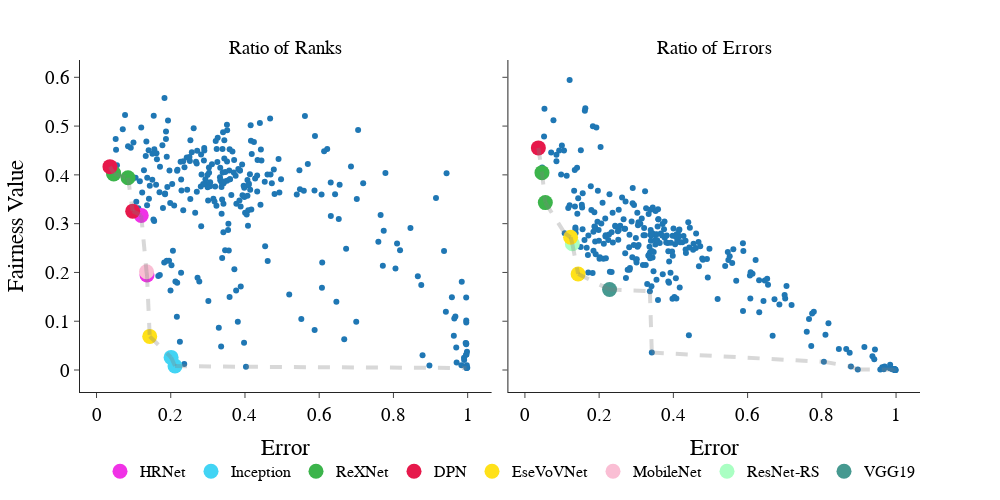

Here is the notebook cell this chart was saved with:
### Code cell
df = merge(err_df, rank_ratio_df)
df = df.rename(columns={'Accuracy':'Error'})
df = merge(df, error_ratio_df)
df = df[df['epoch'] == 99]
df.drop('epoch', axis=1, inplace=True)

df = df.dropna()
df = df[df['Error']<1-1/(7636*2)]
df.loc[:,'model'] = df['index'].apply(lambda x: get_name_details(x)[1].split('_')[0])
df.drop('index', axis=1, inplace=True)
df = df.sort_values(by=['model'])
df = df.rename(columns={'Disparity':'Ratio of Ranks'})
df = df.rename(columns={'Metric':'Ratio of Errors'})
df_non_melt = df
df = df.melt(['model','Error'])


fig = px.scatter(df, x='Error', 
                 y='value', 
                 facet_col='variable',
                 template="simple_white",
                 width=1000, height= 500
            )

fig.update_layout(
    yaxis_title="Fairness Value",
#     yaxis_range=[0,.7],
#     xaxis_range=[0,.31],
    font=dict(
        family="Times New Roman",
        size=19,
        color="Black"
    )
)
# Get Pareto Fronts
p_ratio_ranks = np.array(preparePareto(df_non_melt[['Error','Ratio of Ranks']], False, False).dropna())
pareto_df_ranks = pd.merge(df, pd.DataFrame(p_ratio_ranks), 
                           right_on=[0,1], left_on=["Error","value"])
p_ratio_errors = np.array(preparePareto(df_non_melt[['Error','Ratio of Errors']], False, False).dropna())
pareto_df_error = pd.merge(df, pd.DataFrame(p_ratio_errors), 
                           right_on=[0,1], left_on=["Error","value"])

# # get a list of the models from both sides with error below 0.3
# p_models = list(set(list(set(pareto_df_error[pareto_df_error['Error']<0.3]['model'])) + \
# list(set(pareto_df_ranks[pareto_df_ranks['Error']<0.3]['model']))))
# n_colors = len(p_models)+2
# # turn those models into colors
# colors = px.colors.sample_colorscale("turbo", [n/(n_colors -1) for n in range(n_colors)])
# colors = {x:colors[i] for i, x in enumerate(p_models)}

# plot PFront for Ranks
for x, y in zip(p_ratio_ranks[:-1], p_ratio_ranks[1:]):
    fig.add_shape(type='line',
                x0=x[0],y0=x[1],x1=y[0],y1=y[1],
                line=dict(color='gray',width=4),line_dash='dash',
                xref='x',yref='y', col=1,row=1)
for model in set(pareto_df_ranks['model']):
    if max(pareto_df_ranks[pareto_df_ranks['model'] == model]['Error']) > 0.3:
        continue
    i = [x.lower()[:3] for x in plotted_models].index(model.lower()[:3])
    name = plotted_models[i]
    color = colors[i]
    fig.add_trace(go.Scatter(
        x=pareto_df_ranks[pareto_df_ranks['model'] == model]['Error'],
        y=pareto_df_ranks[pareto_df_ranks['model'] == model]['value'],
        mode='markers',
        name = name,
        marker_color = color,
        marker = dict(size=15),
    ), col=1,row=1)

# plot PFront for Error
for x, y in zip(p_ratio_errors[:-1], p_ratio_errors[1:]):
    fig.add_shape(type='line',
                x0=x[0],y0=x[1],x1=y[0],y1=y[1],
                line=dict(color='gray',width=4),line_dash='dash',
                xref='x',yref='y', col=2,row=1)
for model in set(pareto_df_error['model']):
    if max(pareto_df_error[pareto_df_error['model'] == model]['Error']) > 0.3:
        continue
    i = [x.lower()[:3] for x in plotted_models].index(model.lower()[:3])
    name = plotted_models[i]
    color = colors[i]
    fig.add_trace(go.Scatter(
        x=pareto_df_error[pareto_df_error['model'] == model]['Error'],
        y=pareto_df_error[pareto_df_error['model'] == model]['value'],
        mode='markers',
        name = name,
        marker_color = color,
        marker = dict(size=15),
    ), col=2,row=1)
    
fig.for_each_annotation(lambda a: a.update(text=a.text.split("=")[-1]))
fig.update_layout(legend=dict(
    orientation="h",
    yanchor="bottom",
    y=-.29,
    xanchor="right",
    x=1,
    font=dict(
        family="Times New Roman",
        size=16,
        color="Black"
    )
    )
)

names = set()
fig.for_each_trace(
    lambda trace:
        trace.update(showlegend=False)
        if (trace.name in names) else names.add(trace.name))


fig.show()
plotly.io.write_image(fig, 'app_ratios_full.png', format='png')

### Figure 1 — Plotly figure (JSON) as saved in the notebook; plotly's stock layout.template omitted (floating-point values rounded to 4 significant figures; data arrays with more than 128 entries replaced by an {"elided": "..."} marker saying what was removed)
{"data": [{"hovertemplate": "variable=Ratio of Ranks<br>Error=%{x}<br>value=%{y}<extra></extra>", "legendgroup": "", "marker": {"color": "#1F77B4", "symbol": "circle"}, "mode": "markers", "name": "", "orientation": "v", "showlegend": false, "type": "scatter", "x": {"elided": "283 float values"}, "xaxis": "x", "y": {"elided": "283 float values"}, "yaxis": "y"}, {"hovertemplate": "variable=Ratio of Errors<br>Error=%{x}<br>value=%{y}<extra></extra>", "legendgroup": "", "marker": {"color": "#1F77B4", "symbol": "circle"}, "mode": "markers", "name": "", "orientation": "v", "showlegend": false, "type": "scatter", "x": {"elided": "283 float values"}, "xaxis": "x2", "y": {"elided": "283 float values"}, "yaxis": "y2"}, {"marker": {"color": "#f032e6", "size": 15}, "mode": "markers", "name": "HRNet", "type": "scatter", "x": [0.136, 0.1205], "xaxis": "x", "y": [0.1949, 0.3169], "yaxis": "y"}, {"marker": {"color": "#42d4f4", "size": 15}, "mode": "markers", "name": "Inception", "type": "scatter", "x": [0.2115, 0.201], "xaxis": "x", "y": [0.008172, 0.02587], "yaxis": "y"}, {"marker": {"color": "#3cb44b", "size": 15}, "mode": "markers", "name": "ReXNet", "type": "scatter", "x": [0.04649, 0.08493, 0.04597], "xaxis": "x", "y": [0.4019, 0.394, 0.4037], "yaxis": "y"}, {"marker": {"color": "#e6194B", "size": 15}, "mode": "markers", "name": "DPN", "type": "scatter", "x": [0.0975, 0.03621], "xaxis": "x", "y": [0.3257, 0.4168], "yaxis": "y"}, {"marker": {"color": "#ffe119", "size": 15}, "mode": "markers", "name": "EseVoVNet", "type": "scatter", "x": [0.1433], "xaxis": "x", "y": [0.06891], "yaxis": "y"}, {"marker": {"color": "#fabed4", "size": 15}, "mode": "markers", "name": "MobileNet", "type": "scatter", "x": [0.1348], "xaxis": "x", "y": [0.2014], "yaxis": "y"}, {"marker": {"color": "#aaffc3", "size": 15}, "mode": "markers", "name": "ResNet-RS", "type": "scatter", "x": [0.1278], "xaxis": "x2", "y": [0.2587], "yaxis": "y2"}, {"marker": {"color": "#469990", "size": 15}, "mode": "markers", "name": "VGG19", "type": "scatter", "x": [0.2281], "xaxis": "x2", "y": [0.1649], "yaxis": "y2"}, {"marker": {"color": "#3cb44b", "size": 15}, "mode": "markers", "name": "ReXNet", "showlegend": false, "type": "scatter", "x": [0.055, 0.04597], "xaxis": "x2", "y": [0.3432, 0.4045], "yaxis": "y2"}, {"marker": {"color": "#e6194B", "size": 15}, "mode": "markers", "name": "DPN", "showlegend": false, "type": "scatter", "x": [0.03621], "xaxis": "x2", "y": [0.4553], "yaxis": "y2"}, {"marker": {"color": "#ffe119", "size": 15}, "mode": "markers", "name": "EseVoVNet", "showlegend": false, "type": "scatter", "x": [0.1433, 0.1231], "xaxis": "x2", "y": [0.1969, 0.2721], "yaxis": "y2"}], "layout": {"annotations": [{"font": {}, "showarrow": false, "text": "Ratio of Ranks", "x": 0.245, "xanchor": "center", "xref": "paper", "y": 1, "yanchor": "bottom", "yref": "paper"}, {"font": {}, "showarrow": false, "text": "Ratio of Errors", "x": 0.755, "xanchor": "center", "xref": "paper", "y": 1, "yanchor": "bottom", "yref": "paper"}], "font": {"color": "Black", "family": "Times New Roman", "size": 19}, "height": 500, "legend": {"font": {"color": "Black", "family": "Times New Roman", "size": 16}, "orientation": "h", "tracegroupgap": 0, "x": 1, "xanchor": "right", "y": -0.29, "yanchor": "bottom"}, "margin": {"t": 60}, "shapes": [{"line": {"color": "gray", "dash": "dash", "width": 4}, "type": "line", "x0": 0.03621, "x1": 0.04597, "xref": "x", "y0": 0.4168, "y1": 0.4037, "yref": "y"}, {"line": {"color": "gray", "dash": "dash", "width": 4}, "type": "line", "x0": 0.04597, "x1": 0.04649, "xref": "x", "y0": 0.4037, "y1": 0.4019, "yref": "y"}, {"line": {"color": "gray", "dash": "dash", "width": 4}, "type": "line", "x0": 0.04649, "x1": 0.08493, "xref": "x", "y0": 0.4019, "y1": 0.394, "yref": "y"}, {"line": {"color": "gray", "dash": "dash", "width": 4}, "type": "line", "x0": 0.08493, "x1": 0.0975, "xref": "x", "y0": 0.394, "y1": 0.3257, "yref": "y"}, {"line": {"color": "gray", "dash": "dash", "width": 4}, "type": "line", "x0": 0.0975, "x1": 0.1205, "xref": "x", "y0": 0.3257, "y1": 0.3169, "yref": "y"}, {"line": {"color": "gray", "dash": "dash", "width": 4}, "type": "line", "x0": 0.1205, "x1": 0.1348, "xref": "x", "y0": 0.3169, "y1": 0.2014, "yref": "y"}, {"line": {"color": "gray", "dash": "dash", "width": 4}, "type": "line", "x0": 0.1348, "x1": 0.136, "xref": "x", "y0": 0.2014, "y1": 0.1949, "yref": "y"}, {"line": {"color": "gray", "dash": "dash", "width": 4}, "type": "line", "x0": 0.136, "x1": 0.1433, "xref": "x", "y0": 0.1949, "y1": 0.06891, "yref": "y"}, {"line": {"color": "gray", "dash": "dash", "width": 4}, "type": "line", "x0": 0.1433, "x1": 0.201, "xref": "x", "y0": 0.06891, "y1": 0.02587, "yref": "y"}, {"line": {"color": "gray", "dash": "dash", "width": 4}, "type": "line", "x0": 0.201, "x1": 0.2115, "xref": "x", "y0": 0.02587, "y1": 0.008172, "yref": "y"}, {"line": {"color": "gray", "dash": "dash", "width": 4}, "type": "line", "x0": 0.2115, "x1": 0.4026, "xref": "x", "y0": 0.008172, "y1": 0.006588, "yref": "y"}, {"line": {"color": "gray", "dash": "dash", "width": 4}, "type": "line", "x0": 0.4026, "x1": 0.997, "xref": "x", "y0": 0.006588, "y1": 0.00407, "yref": "y"}, {"line": {"color": "gray", "dash": "dash", "width": 4}, "type": "line", "x0": 0.03621, "x1": 0.04597, "xref": "x2", "y0": 0.4553, "y1": 0.4045, "yref": "y2"}, {"line": {"color": "gray", "dash": "dash", "width": 4}, "type": "line", "x0": 0.04597, "x1": 0.055, "xref": "x2", "y0": 0.4045, "y1": 0.3432, "yref": "y2"}, {"line": {"color": "gray", "dash": "dash", "width": 4}, "type": "line", "x0": 0.055, "x1": 0.1072, "xref": "x2", "y0": 0.3432, "y1": 0.2805, "yref": "y2"}, {"line": {"color": "gray", "dash": "dash", "width": 4}, "type": "line", "x0": 0.1072, "x1": 0.1231, "xref": "x2", "y0": 0.2805, "y1": 0.2721, "yref": "y2"}, {"line": {"color": "gray", "dash": "dash", "width": 4}, "type": "line", "x0": 0.1231, "x1": 0.1278, "xref": "x2", "y0": 0.2721, "y1": 0.2587, "yref": "y2"}, {"line": {"color": "gray", "dash": "dash", "width": 4}, "type": "line", "x0": 0.1278, "x1": 0.1433, "xref": "x2", "y0": 0.2587, "y1": 0.1969, "yref": "y2"}, {"line": {"color": "gray", "dash": "dash", "width": 4}, "type": "line", "x0": 0.1433, "x1": 0.2281, "xref": "x2", "y0": 0.1969, "y1": 0.1649, "yref": "y2"}, {"line": {"color": "gray", "dash": "dash", "width": 4}, "type": "line", "x0": 0.2281, "x1": 0.3367, "xref": "x2", "y0": 0.1649, "y1": 0.1616, "yref": "y2"}, {"line": {"color": "gray", "dash": "dash", "width": 4}, "type": "line", "x0": 0.3367, "x1": 0.3419, "xref": "x2", "y0": 0.1616, "y1": 0.03574, "yref": "y2"}, {"line": {"color": "gray", "dash": "dash", "width": 4}, "type": "line", "x0": 0.3419, "x1": 0.8055, "xref": "x2", "y0": 0.03574, "y1": 0.01677, "yref": "y2"}, {"line": {"color": "gray", "dash": "dash", "width": 4}, "type": "line", "x0": 0.8055, "x1": 0.8785, "xref": "x2", "y0": 0.01677, "y1": 0.00713, "yref": "y2"}, {"line": {"color": "gray", "dash": "dash", "width": 4}, "type": "line", "x0": 0.8785, "x1": 0.8969, "xref": "x2", "y0": 0.00713, "y1": 0.0008757, "yref": "y2"}, {"line": {"color": "gray", "dash": "dash", "width": 4}, "type": "line", "x0": 0.8969, "x1": 0.9957, "xref": "x2", "y0": 0.0008757, "y1": 0.0007895, "yref": "y2"}, {"line": {"color": "gray", "dash": "dash", "width": 4}, "type": "line", "x0": 0.9957, "x1": 0.9961, "xref": "x2", "y0": 0.0007895, "y1": 0.0007892, "yref": "y2"}, {"line": {"color": "gray", "dash": "dash", "width": 4}, "type": "line", "x0": 0.9961, "x1": 0.997, "xref": "x2", "y0": 0.0007892, "y1": 0.0007884, "yref": "y2"}, {"line": {"color": "gray", "dash": "dash", "width": 4}, "type": "line", "x0": 0.997, "x1": 0.9977, "xref": "x2", "y0": 0.0007884, "y1": 0.0001313, "yref": "y2"}, {"line": {"color": "gray", "dash": "dash", "width": 4}, "type": "line", "x0": 0.9977, "x1": 0.9982, "xref": "x2", "y0": 0.0001313, "y1": 0, "yref": "y2"}, {"line": {"color": "gray", "dash": "dash", "width": 4}, "type": "line", "x0": 0.9982, "x1": 0.999, "xref": "x2", "y0": 0, "y1": 0, "yref": "y2"}], "width": 1000, "xaxis": {"anchor": "y", "autorange": true, "domain": [0, 0.49], "range": [-0.0445, 1.065], "title": {"text": "Error"}, "type": "linear"}, "xaxis2": {"anchor": "y2", "autorange": true, "domain": [0.51, 1], "matches": "x", "range": [-0.0445, 1.065], "title": {"text": "Error"}, "type": "linear"}, "yaxis": {"anchor": "x", "autorange": true, "domain": [0, 1], "range": [-0.04513, 0.6361], "title": {"text": "Fairness Value"}, "type": "linear"}, "yaxis2": {"anchor": "x2", "autorange": true, "domain": [0, 1], "matches": "y", "range": [-0.04513, 0.6361], "showticklabels": false, "type": "linear"}}}
